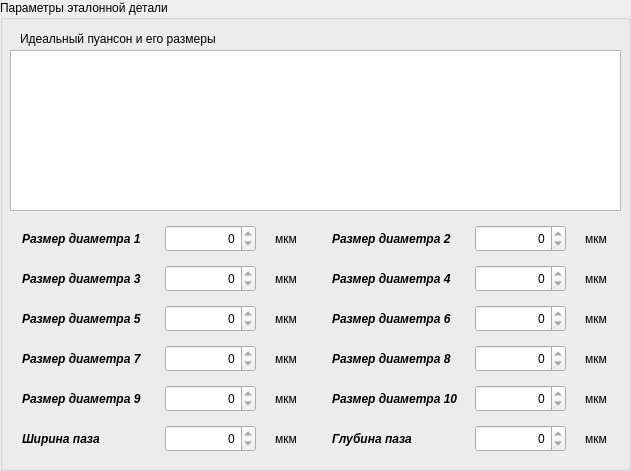
  <widget class="QGroupBox" name="detailDimensionsGroupBox">
   <property name="geometry">
    <rect>
     <x>10</x>
     <y>105</y>
     <width>631</width>
     <height>471</height>
    </rect>
   </property>
   <property name="title">
    <string>Параметры эталонной детали</string>
   </property>
   <widget class="QGraphicsView" name="idealPuansonAndDimensionsGraphicsView">
    <property name="geometry">
     <rect>
      <x>10</x>
      <y>50</y>
      <width>611</width>
      <height>161</height>
     </rect>
    </property>
   </widget>
   <widget class="QLabel" name="idealPuansonAndDimensionsLabel">
    <property name="geometry">
     <rect>
      <x>20</x>
      <y>30</y>
      <width>291</width>
      <height>18</height>
     </rect>
    </property>
    <property name="text">
     <string>Идеальный пуансон и его размеры</string>
    </property>
   </widget>
   <widget class="QLabel" name="dimensionDiameter1Label">
    <property name="geometry">
     <rect>
      <x>22</x>
      <y>230</y>
      <width>140</width>
      <height>18</height>
     </rect>
    </property>
    <property name="font">
     <font>
      <weight>75</weight>
      <italic>true</italic>
      <bold>true</bold>
     </font>
    </property>
    <property name="text">
     <string>Размер диаметра 1</string>
    </property>
   </widget>
   <widget class="QSpinBox" name="dimensionDiameter1SpinBox">
    <property name="geometry">
     <rect>
      <x>165</x>
      <y>225</y>
      <width>91</width>
      <height>27</height>
     </rect>
    </property>
    <property name="alignment">
     <set>Qt::AlignRight|Qt::AlignTrailing|Qt::AlignVCenter</set>
    </property>
    <property name="readOnly">
     <bool>true</bool>
    </property>
    <property name="maximum">
     <number>10000</number>
    </property>
   </widget>
   <widget class="QLabel" name="dimensionDiameter1MkmLabel">
    <property name="geometry">
     <rect>
      <x>275</x>
      <y>230</y>
      <width>31</width>
      <height>18</height>
     </rect>
    </property>
    <property name="text">
     <string>мкм</string>
    </property>
   </widget>
   <widget class="QLabel" name="dimensionDiameter2Label">
    <property name="geometry">
     <rect>
      <x>332</x>
      <y>230</y>
      <width>140</width>
      <height>18</height>
     </rect>
    </property>
    <property name="font">
     <font>
      <weight>75</weight>
      <italic>true</italic>
      <bold>true</bold>
     </font>
    </property>
    <property name="text">
     <string>Размер диаметра 2</string>
    </property>
   </widget>
   <widget class="QLabel" name="dimensionDiameter2MkmLabel">
    <property name="geometry">
     <rect>
      <x>585</x>
      <y>230</y>
      <width>31</width>
      <height>18</height>
     </rect>
    </property>
    <property name="text">
     <string>мкм</string>
    </property>
   </widget>
   <widget class="QSpinBox" name="dimensionDiameter2SpinBox">
    <property name="geometry">
     <rect>
      <x>475</x>
      <y>225</y>
      <width>91</width>
      <height>27</height>
     </rect>
    </property>
    <property name="alignment">
     <set>Qt::AlignRight|Qt::AlignTrailing|Qt::AlignVCenter</set>
    </property>
    <property name="readOnly">
     <bool>true</bool>
    </property>
    <property name="maximum">
     <number>10000</number>
    </property>
   </widget>
   <widget class="QSpinBox" name="dimensionDiameter4SpinBox">
    <property name="geometry">
     <rect>
      <x>475</x>
      <y>265</y>
      <width>91</width>
      <height>27</height>
     </rect>
    </property>
    <property name="alignment">
     <set>Qt::AlignRight|Qt::AlignTrailing|Qt::AlignVCenter</set>
    </property>
    <property name="readOnly">
     <bool>true</bool>
    </property>
    <property name="maximum">
     <number>10000</number>
    </property>
   </widget>
   <widget class="QLabel" name="dimensionDiameter3Label">
    <property name="geometry">
     <rect>
      <x>22</x>
      <y>270</y>
      <width>140</width>
      <height>18</height>
     </rect>
    </property>
    <property name="font">
     <font>
      <weight>75</weight>
      <italic>true</italic>
      <bold>true</bold>
     </font>
    </property>
    <property name="text">
     <string>Размер диаметра 3</string>
    </property>
   </widget>
   <widget class="QLabel" name="dimensionDiameter4Label">
    <property name="geometry">
     <rect>
      <x>332</x>
      <y>270</y>
      <width>140</width>
      <height>18</height>
     </rect>
    </property>
    <property name="font">
     <font>
      <weight>75</weight>
      <italic>true</italic>
      <bold>true</bold>
     </font>
    </property>
    <property name="text">
     <string>Размер диаметра 4</string>
    </property>
   </widget>
   <widget class="QLabel" name="dimensionDiameter4MkmLabel">
    <property name="geometry">
     <rect>
      <x>585</x>
      <y>270</y>
      <width>31</width>
      <height>18</height>
     </rect>
    </property>
    <property name="text">
     <string>мкм</string>
    </property>
   </widget>
   <widget class="QLabel" name="dimensionDiameter3MkmLabel">
    <property name="geometry">
     <rect>
      <x>275</x>
      <y>270</y>
      <width>31</width>
      <height>18</height>
     </rect>
    </property>
    <property name="text">
     <string>мкм</string>
    </property>
   </widget>
   <widget class="QSpinBox" name="dimensionDiameter3SpinBox">
    <property name="geometry">
     <rect>
      <x>165</x>
      <y>265</y>
      <width>91</width>
      <height>27</height>
     </rect>
    </property>
    <property name="alignment">
     <set>Qt::AlignRight|Qt::AlignTrailing|Qt::AlignVCenter</set>
    </property>
    <property name="readOnly">
     <bool>true</bool>
    </property>
    <property name="maximum">
     <number>10000</number>
    </property>
   </widget>
   <widget class="QSpinBox" name="dimensionDiameter6SpinBox">
    <property name="geometry">
     <rect>
      <x>475</x>
      <y>305</y>
      <width>91</width>
      <height>27</height>
     </rect>
    </property>
    <property name="alignment">
     <set>Qt::AlignRight|Qt::AlignTrailing|Qt::AlignVCenter</set>
    </property>
    <property name="readOnly">
     <bool>true</bool>
    </property>
    <property name="maximum">
     <number>10000</number>
    </property>
   </widget>
   <widget class="QLabel" name="dimensionDiameter5Label">
    <property name="geometry">
     <rect>
      <x>22</x>
      <y>310</y>
      <width>140</width>
      <height>18</height>
     </rect>
    </property>
    <property name="font">
     <font>
      <weight>75</weight>
      <italic>true</italic>
      <bold>true</bold>
     </font>
    </property>
    <property name="text">
     <string>Размер диаметра 5</string>
    </property>
   </widget>
   <widget class="QLabel" name="dimensionDiameter6Label">
    <property name="geometry">
     <rect>
      <x>332</x>
      <y>310</y>
      <width>140</width>
      <height>18</height>
     </rect>
    </property>
    <property name="font">
     <font>
      <weight>75</weight>
      <italic>true</italic>
      <bold>true</bold>
     </font>
    </property>
    <property name="text">
     <string>Размер диаметра 6</string>
    </property>
   </widget>
   <widget class="QLabel" name="dimensionDiameter6MkmLabel">
    <property name="geometry">
     <rect>
      <x>585</x>
      <y>310</y>
      <width>31</width>
      <height>18</height>
     </rect>
    </property>
    <property name="text">
     <string>мкм</string>
    </property>
   </widget>
   <widget class="QLabel" name="dimensionDiameter35MkmLabel">
    <property name="geometry">
     <rect>
      <x>275</x>
      <y>310</y>
      <width>31</width>
      <height>18</height>
     </rect>
    </property>
    <property name="text">
     <string>мкм</string>
    </property>
   </widget>
   <widget class="QSpinBox" name="dimensionDiameter5SpinBox">
    <property name="geometry">
     <rect>
      <x>165</x>
      <y>305</y>
      <width>91</width>
      <height>27</height>
     </rect>
    </property>
    <property name="alignment">
     <set>Qt::AlignRight|Qt::AlignTrailing|Qt::AlignVCenter</set>
    </property>
    <property name="readOnly">
     <bool>true</bool>
    </property>
    <property name="maximum">
     <number>10000</number>
    </property>
   </widget>
   <widget class="QSpinBox" name="dimensionDiameter8SpinBox">
    <property name="geometry">
     <rect>
      <x>475</x>
      <y>345</y>
      <width>91</width>
      <height>27</height>
     </rect>
    </property>
    <property name="alignment">
     <set>Qt::AlignRight|Qt::AlignTrailing|Qt::AlignVCenter</set>
    </property>
    <property name="readOnly">
     <bool>true</bool>
    </property>
    <property name="maximum">
     <number>10000</number>
    </property>
   </widget>
   <widget class="QLabel" name="dimensionDiameter7Label">
    <property name="geometry">
     <rect>
      <x>22</x>
      <y>350</y>
      <width>140</width>
      <height>18</height>
     </rect>
    </property>
    <property name="font">
     <font>
      <weight>75</weight>
      <italic>true</italic>
      <bold>true</bold>
     </font>
    </property>
    <property name="text">
     <string>Размер диаметра 7</string>
    </property>
   </widget>
   <widget class="QLabel" name="dimensionDiameter8Label">
    <property name="geometry">
     <rect>
      <x>332</x>
      <y>350</y>
      <width>140</width>
      <height>18</height>
     </rect>
    </property>
    <property name="font">
     <font>
      <weight>75</weight>
      <italic>true</italic>
      <bold>true</bold>
     </font>
    </property>
    <property name="text">
     <string>Размер диаметра 8</string>
    </property>
   </widget>
   <widget class="QLabel" name="dimensionDiameter8MkmLabel">
    <property name="geometry">
     <rect>
      <x>585</x>
      <y>350</y>
      <width>31</width>
      <height>18</height>
     </rect>
    </property>
    <property name="text">
     <string>мкм</string>
    </property>
   </widget>
   <widget class="QLabel" name="dimensionDiameter7MkmLabel">
    <property name="geometry">
     <rect>
      <x>275</x>
      <y>350</y>
      <width>31</width>
      <height>18</height>
     </rect>
    </property>
    <property name="text">
     <string>мкм</string>
    </property>
   </widget>
   <widget class="QSpinBox" name="dimensionDiameter7SpinBox">
    <property name="geometry">
     <rect>
      <x>165</x>
      <y>345</y>
      <width>91</width>
      <height>27</height>
     </rect>
    </property>
    <property name="alignment">
     <set>Qt::AlignRight|Qt::AlignTrailing|Qt::AlignVCenter</set>
    </property>
    <property name="readOnly">
     <bool>true</bool>
    </property>
    <property name="maximum">
     <number>10000</number>
    </property>
   </widget>
   <widget class="QSpinBox" name="dimensionDiameter10SpinBox">
    <property name="geometry">
     <rect>
      <x>475</x>
      <y>385</y>
      <width>91</width>
      <height>27</height>
     </rect>
    </property>
    <property name="alignment">
     <set>Qt::AlignRight|Qt::AlignTrailing|Qt::AlignVCenter</set>
    </property>
    <property name="readOnly">
     <bool>true</bool>
    </property>
    <property name="maximum">
     <number>10000</number>
    </property>
   </widget>
   <widget class="QLabel" name="dimensionDiameter9Label">
    <property name="geometry">
     <rect>
      <x>22</x>
      <y>390</y>
      <width>140</width>
      <height>18</height>
     </rect>
    </property>
    <property name="font">
     <font>
      <weight>75</weight>
      <italic>true</italic>
      <bold>true</bold>
     </font>
    </property>
    <property name="text">
     <string>Размер диаметра 9</string>
    </property>
   </widget>
   <widget class="QLabel" name="dimensionDiameter10Label">
    <property name="geometry">
     <rect>
      <x>332</x>
      <y>390</y>
      <width>140</width>
      <height>18</height>
     </rect>
    </property>
    <property name="font">
     <font>
      <weight>75</weight>
      <italic>true</italic>
      <bold>true</bold>
     </font>
    </property>
    <property name="text">
     <string>Размер диаметра 10</string>
    </property>
   </widget>
   <widget class="QLabel" name="dimensionDiameter10MkmLabel">
    <property name="geometry">
     <rect>
      <x>585</x>
      <y>390</y>
      <width>31</width>
      <height>18</height>
     </rect>
    </property>
    <property name="text">
     <string>мкм</string>
    </property>
   </widget>
   <widget class="QLabel" name="dimensionDiameter9MkmLabel">
    <property name="geometry">
     <rect>
      <x>275</x>
      <y>390</y>
      <width>31</width>
      <height>18</height>
     </rect>
    </property>
    <property name="text">
     <string>мкм</string>
    </property>
   </widget>
   <widget class="QSpinBox" name="dimensionDiameter9SpinBox">
    <property name="geometry">
     <rect>
      <x>165</x>
      <y>385</y>
      <width>91</width>
      <height>27</height>
     </rect>
    </property>
    <property name="alignment">
     <set>Qt::AlignRight|Qt::AlignTrailing|Qt::AlignVCenter</set>
    </property>
    <property name="readOnly">
     <bool>true</bool>
    </property>
    <property name="maximum">
     <number>10000</number>
    </property>
   </widget>
   <widget class="QSpinBox" name="dimensionGrooveWidthSpinBox">
    <property name="geometry">
     <rect>
      <x>165</x>
      <y>425</y>
      <width>91</width>
      <height>27</height>
     </rect>
    </property>
    <property name="alignment">
     <set>Qt::AlignRight|Qt::AlignTrailing|Qt::AlignVCenter</set>
    </property>
    <property name="readOnly">
     <bool>true</bool>
    </property>
    <property name="maximum">
     <number>10000</number>
    </property>
   </widget>
   <widget class="QLabel" name="dimensionGrooveDepthMkmLabel">
    <property name="geometry">
     <rect>
      <x>585</x>
      <y>430</y>
      <width>31</width>
      <height>18</height>
     </rect>
    </property>
    <property name="text">
     <string>мкм</string>
    </property>
   </widget>
   <widget class="QSpinBox" name="dimensionGrooveDepthSpinBox">
    <property name="geometry">
     <rect>
      <x>475</x>
      <y>425</y>
      <width>91</width>
      <height>27</height>
     </rect>
    </property>
    <property name="alignment">
     <set>Qt::AlignRight|Qt::AlignTrailing|Qt::AlignVCenter</set>
    </property>
    <property name="readOnly">
     <bool>true</bool>
    </property>
    <property name="maximum">
     <number>10000</number>
    </property>
   </widget>
   <widget class="QLabel" name="dimensionGrooveWidthLabel">
    <property name="geometry">
     <rect>
      <x>22</x>
      <y>430</y>
      <width>140</width>
      <height>18</height>
     </rect>
    </property>
    <property name="font">
     <font>
      <weight>75</weight>
      <italic>true</italic>
      <bold>true</bold>
     </font>
    </property>
    <property name="text">
     <string>Ширина паза</string>
    </property>
   </widget>
   <widget class="QLabel" name="dimensionGrooveWidthMkmLabel">
    <property name="geometry">
     <rect>
      <x>275</x>
      <y>430</y>
      <width>31</width>
      <height>18</height>
     </rect>
    </property>
    <property name="text">
     <string>мкм</string>
    </property>
   </widget>
   <widget class="QLabel" name="dimensionGrooveDepthLabel">
    <property name="geometry">
     <rect>
      <x>332</x>
      <y>430</y>
      <width>140</width>
      <height>18</height>
     </rect>
    </property>
    <property name="font">
     <font>
      <weight>75</weight>
      <italic>true</italic>
      <bold>true</bold>
     </font>
    </property>
    <property name="text">
     <string>Глубина паза</string>
    </property>
   </widget>
  </widget>
